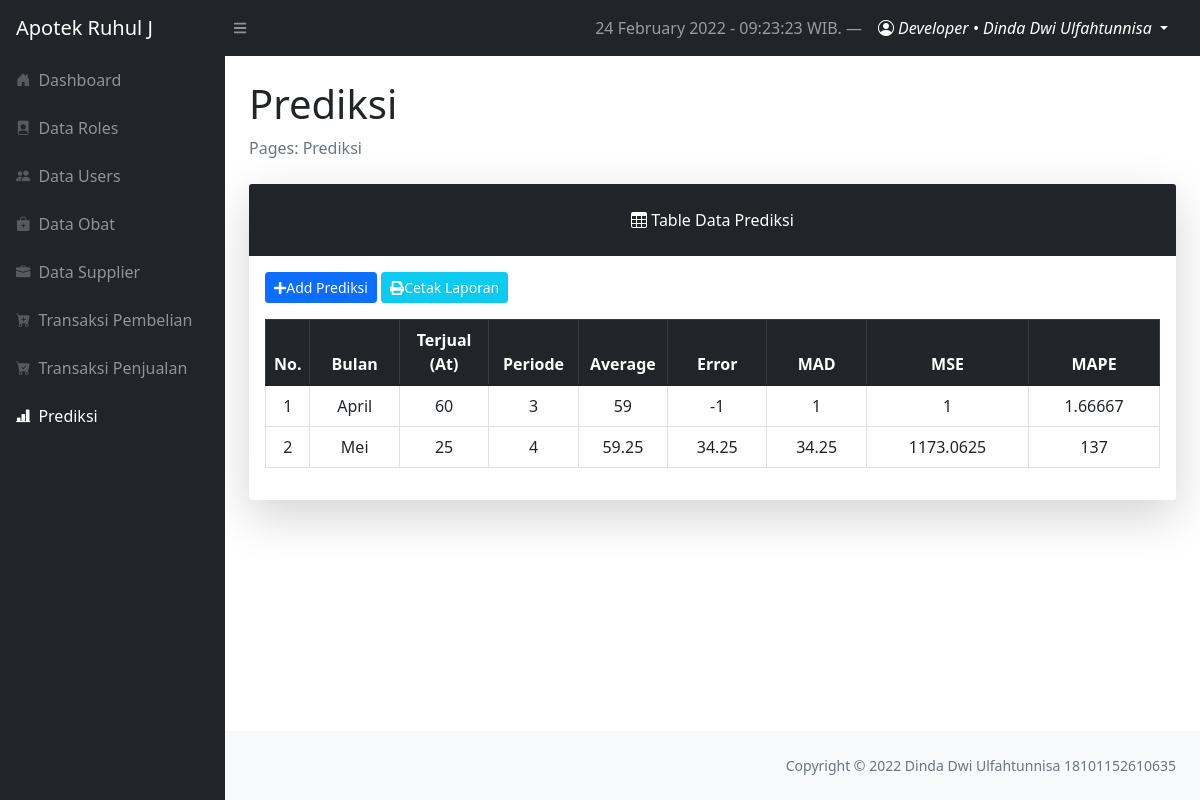
The app's page /layouts/dashboard/index.php?page=prediksi (signed in), older data.
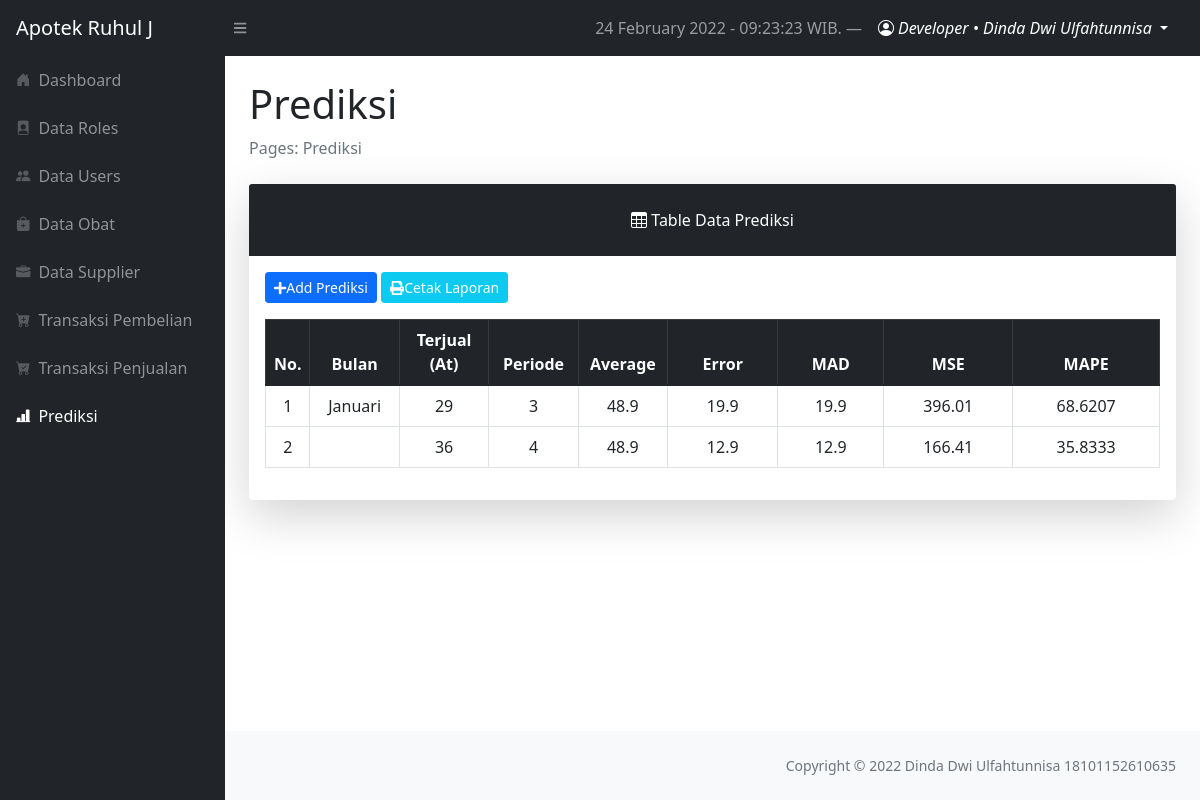
The same page, newer data.
### tables this page shows
CREATE TABLE `tbl_prediksi` (
  `ramalan_id` int(11) NOT NULL,
  `kode_ramalan` varchar(10) NOT NULL,
  `periode` int(11) NOT NULL,
  `jumlah` int(11) NOT NULL,
  `obat_id` int(11) NOT NULL,
  `bulan` int(11) NOT NULL,
  `tahun` year(4) NOT NULL,
  `hasil` double NOT NULL,
  `error` float NOT NULL,
  `mad` float NOT NULL,
  `mse` double NOT NULL,
  `mape` float NOT NULL
);

### config/config.php (called while the page is built, shortened)
<?php
$localhost  = "localhost";
$username   = "root";
$password   = "";
$db         = "forecasting_apotek";
$conn = mysqli_connect($localhost, $username, $password, $db);
function query($query)
{
    global $conn;
    $result = mysqli_query($conn, $query);
    while ($row = mysqli_fetch_assoc($result)) {
        $rows[] = $row;
    }
    return $rows;
}
if (!function_exists('bulan')) {
    function bulan($month)
    {
        $namaBulan = array(1 => 'Januari', 'Februari', 'Maret', 'April', 'Mei', 'Juni', 'Juli', 'Agustus', 'September', 'Oktober', 'November', 'Desember');
        $bulan = $namaBulan[intval($month)];
        return $bulan;
    }
}

### layouts/dashboard/prediksi/index.php (the view, shortened to what this page needs)
<?php
require '../../config/config.php';
$query = query("SELECT * FROM tbl_prediksi");
$no = 1
?>
<main>
    <div class="container-fluid px-4">
        <h1 class="mt-4">Prediksi</h1>
        <ol class="breadcrumb mb-4">
            <li class="breadcrumb-item active">Pages: Prediksi</li>
        </ol>
        <div class="card shadow-lg border-0 mb-4">
            <div class="card-header border-0 text-center p-4 bg-dark text-white">
                <i class="bi bi-table"></i>
                Table Data Prediksi
            </div>
            <div class="card-body border-0">
                <a href="?page=prediksi/create" class="btn btn-sm btn-primary mb-3"><i class="fa fa-plus mr-2"></i>Add Prediksi</a>
                <a href="prediksi/cetak.php" class="btn btn-sm btn-info mb-3 text-white" target="_blank"><i class="fa fa-print mr-2"></i>Cetak Laporan</a>
                <table class="table table-bordered table-hover table-responsive-sm text-center rounded">
                    <thead class="table-dark">
                        <th scope="col" width="3%">No.</th>
                        <th scope="col" width="10%">Bulan</th>
                        <th scope="col" width="10%">Terjual (At)</th>
                        <th scope="col" width="10%">Periode</th>
                        <th scope="col" width="10%">Average</th>
                        <th scope="col">Error</th>
                        <th scope="col">MAD</th>
                        <th scope="col">MSE</th>
                        <th scope="col">MAPE</th>
                    </thead>
                    <tbody>
                        <?php foreach ($query as $a) : ?>
                            <tr>
                                <td><?= $no++; ?></td>
                                <td><?= bulan($a['bulan']); ?></td>
                                <td><?= $a['jumlah']; ?></td>
                                <td><?= $a['periode']; ?></td>
                                <td><?= $a['hasil']; ?>
                                <td><?= $a['error'] ?></td>
                                <td><?= $a['mad'] ?></td>
                                <td><?= $a['mse'] ?></td>
                                <td><?= $a['mape'] ?></td>
                            </tr>
                        <?php endforeach; ?>
                    </tbody>
                </table>
            </div>
        </div>
</main>

Row changes from the older to the newer data that the page shows:
removed tbl_prediksi: bulan "April", jumlah "60", periode "3", hasil "59", error "-1", mad "1", mse "1", mape "1.66667"
removed tbl_prediksi: bulan "Mei", jumlah "25", periode "4", hasil "59.25", error "34.25", mad "34.25", mse "1173.0625", mape "137"
added tbl_prediksi: bulan "Januari", jumlah "29", periode "3", hasil "48.9", error "19.9", mad "19.9", mse "396.01", mape "68.6207"
added tbl_prediksi: jumlah "36", periode "4", hasil "48.9", error "12.9", mad "12.9", mse "166.41", mape "35.8333"
